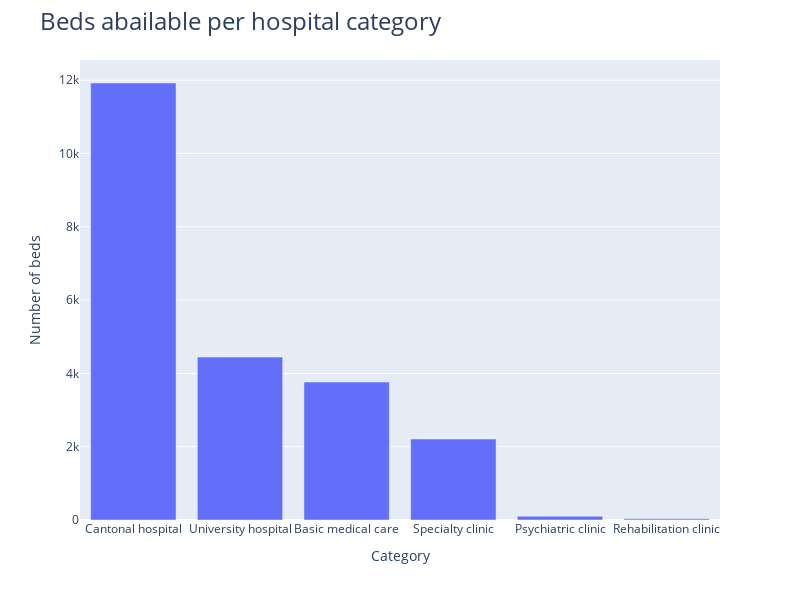

Notebook code cell kept with this figure:
### Code cell
fig3 = px.bar(
    hospital_types_reduced,
    x=hospital_types_reduced.index,
    y='BettenStatA',
    width=800,
    height=600,
)

fig3.update_layout(
    uniformtext_minsize=16,
    uniformtext_mode='hide',
    title={
        'text': "Beds abailable per hospital category",
        'font': {'size': 24}
    },
    legend={
        'font': {'size': 16}
    },
    xaxis={'categoryorder': 'total descending'},
    xaxis_title="Category",
    yaxis_title="Number of beds"
)
fig3.show()

### Figure 1 — Plotly figure (JSON) as saved in the notebook; plotly's stock layout.template omitted (floating-point values rounded to 4 significant figures)
{"data": [{"alignmentgroup": "True", "hovertemplate": "Reduced type=%{x}<br>BettenStatA=%{y}<extra></extra>", "legendgroup": "", "marker": {"color": "#636efa", "pattern": {"shape": ""}}, "name": "", "offsetgroup": "", "orientation": "v", "showlegend": false, "textposition": "auto", "type": "bar", "x": ["Basic medical care", "Cantonal hospital", "Psychiatric clinic", "Rehabilitation clinic", "Specialty clinic", "University hospital"], "xaxis": "x", "y": [3763.0, 11920.0, 100, 30.91, 2209.0, 4444.0], "yaxis": "y"}], "layout": {"barmode": "relative", "height": 600, "legend": {"font": {"size": 16}, "tracegroupgap": 0}, "margin": {"t": 60}, "title": {"font": {"size": 24}, "text": "Beds abailable per hospital category"}, "uniformtext": {"minsize": 16, "mode": "hide"}, "width": 800, "xaxis": {"anchor": "y", "categoryorder": "total descending", "domain": [0, 1], "title": {"text": "Category"}}, "yaxis": {"anchor": "x", "domain": [0, 1], "title": {"text": "Number of beds"}}}}
